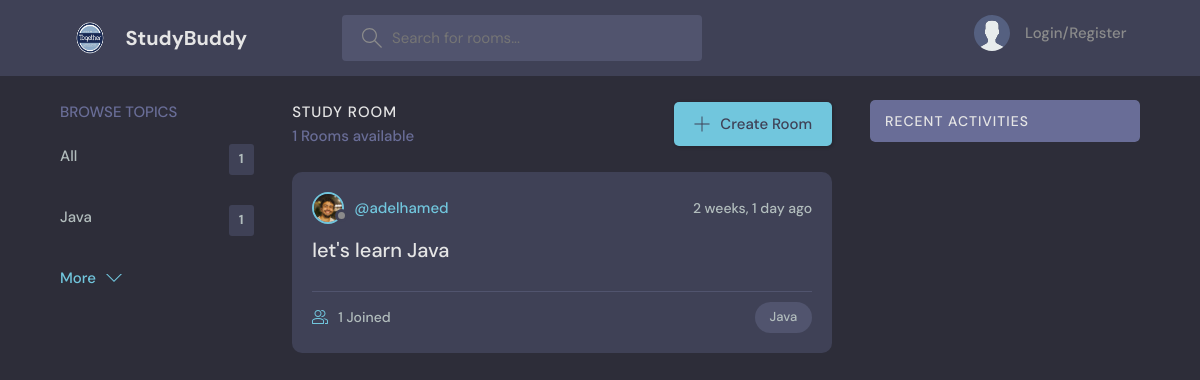
/, run on an earlier commit of the app's database.
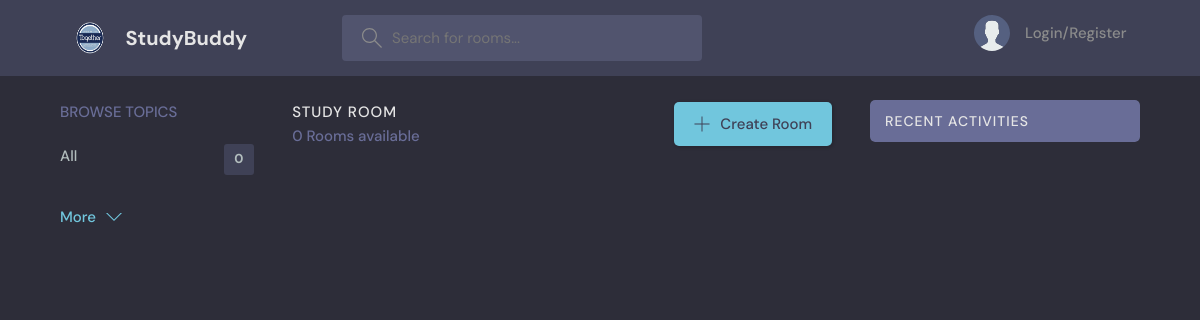
And on a later commit of the database.
### main/models.py (models this page shows, shortened)
class Topic(models.Model):
    name = models.CharField(max_length=200)

class Room(models.Model):
    host = models.ForeignKey(User, on_delete=models.CASCADE)
    topic = models.ForeignKey(Topic, on_delete=models.CASCADE)
    participants = models.ManyToManyField(User, related_name='participants', blank=True)
    name = models.CharField(max_length=200)
    description = models.TextField(null=True, blank=True)
    updated_at = models.DateTimeField(auto_now=True)
    created_at = models.DateTimeField(auto_now_add=True)
    class Meta:
        ordering = ['-created_at', '-updated_at']

class User(AbstractUser):
    name = models.CharField(max_length=200, null=True)
    email = models.EmailField(unique=True, null=True)
    bio = models.TextField(null=True)
    avatar = models.ImageField(null=True, default='avatar.svg')
    REQUIRED_FIELDS = []

### main/views.py (the view)
# urls.py: path('', views.home, name='home'),
def home(request):
    q = request.GET.get('q') if request.GET.get('q') != None else ''
    rooms = Room.objects.filter(
        Q(topic__name__icontains=q) |
        Q(description__icontains=q) |
        Q(name__icontains=q)
    )
    q = request.GET.get('q') if request.GET.get('q') != None else ''
    room_messages = Message.objects.filter(
        Q(room__topic__name__icontains=q)
    )
    topics = Topic.objects.all()
    rooms_count = rooms.count()
    context = {"rooms": rooms, "topics": topics, "rooms_count": rooms_count,
               "room_messages": room_messages}
    return render(request, 'main/home.html', context)

### main/templates/main/home.html (shortened to what this page needs)
{% extends 'main/main.html' %}
{% block content %}
    <main class="layout layout--3">
      <div class="container">
            {% include 'main/topics_component.html' %}
        <div class="roomList">
          <div class="roomList__header">
            <div>
              <h2>Study Room</h2>
              <p>{{ rooms_count }} Rooms available</p>
            </div>
            <a class="btn btn--main" href="{% url 'create_room' %}">
              <svg version="1.1" xmlns="http://www.w3.org/2000/svg" width="32" height="32" viewBox="0 0 32 32">
                <title>add</title>
                <path
                  d="M16.943 0.943h-1.885v14.115h-14.115v1.885h14.115v14.115h1.885v-14.115h14.115v-1.885h-14.115v-14.115z"
                ></path>
              </svg>
              Create Room
            </a>
          </div>
          {% include 'main/feed_component.html' %}
        </div>
        <div class="activities">
          {% include 'main/activity_component.html' %}
      </div>
    </main>
{% endblock %}

### main/templates/main/topics_component.html
<div class="topics">
    <div class="topics__header">
        <h2>Browse Topics</h2>
    </div>
    <ul class="topics__list">
        <li>
            <a href="{% url 'home' %}">All<span>{{ topics.count }}</span></a>
        </li>
        {% for topic in topics %}
        <li>
            <a href="{% url 'home' %}?q={{topic.name}}">{{ topic.name }}<span>{{ topic.room_set.all.count }}</span></a>
        </li>
        {% endfor %}
    </ul>
    <a class="btn btn--link" href="topics.html">
        More
        <svg version="1.1" xmlns="http://www.w3.org/2000/svg" width="32" height="32" viewBox="0 0 32 32">
            <title>chevron-down</title>
            <path d="M16 21l-13-13h-3l16 16 16-16h-3l-13 13z"></path>
        </svg>
    </a>
</div>

### main/templates/main/feed_component.html (shortened to what this page needs)
{% for room in rooms %}
<div class="roomListRoom">
        <div class="roomListRoom__header">
            <a href="{% url 'profile' room.host.id %}" class="roomListRoom__author">
                <div class="avatar avatar--small">
                    <img src="{{ room.host.avatar.url }}" />
                </div>
                <span>@{{ room.host.username }}</span>
            </a>
            <div class="roomListRoom__actions">
                <span>{{ room.created_at|timesince }} ago</span>
            </div>
        </div>
        <div class="roomListRoom__content">
            <a href="{% url 'room' room.id %}">{{ room.name }}</a>
        </div>
        <div class="roomListRoom__meta">
            <a href="{% url 'room' room.id %}" class="roomListRoom__joined">
                {{ room.participants.count }} Joined
            </a>
            <p class="roomListRoom__topic">{{ room.topic.name }}</p>
        </div>
    </div>
{% endfor %}

What changed in the data, as far as the page shows it:
removed Topic: name "Java", room_set.all.count "1"
removed Room: host.avatar (picture), host.username "adelhamed", created_at "2 weeks, 1 day", name "let's learn Java", participants.count "1", topic.name "Java"
Also different on the page:
{{ topics.count }}: "1" → "0"
{{ rooms_count }}: "1" → "0"
